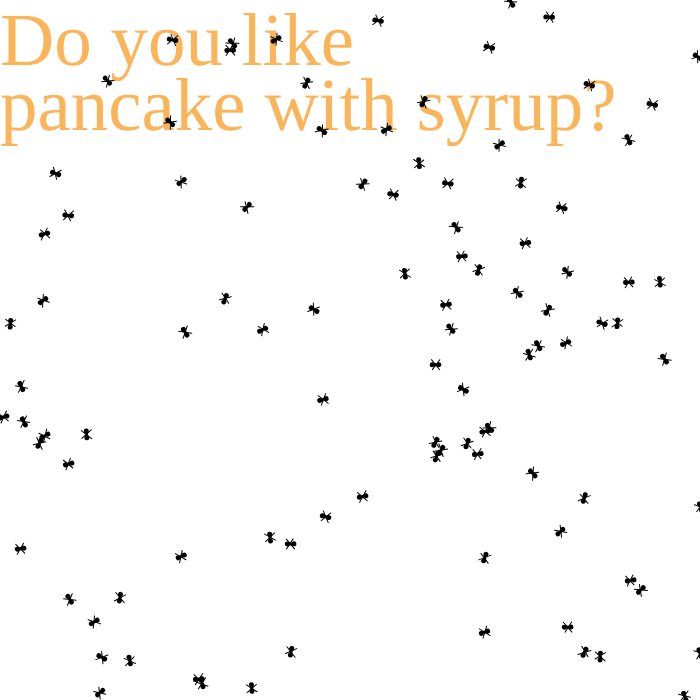
Frame 1 (no input)
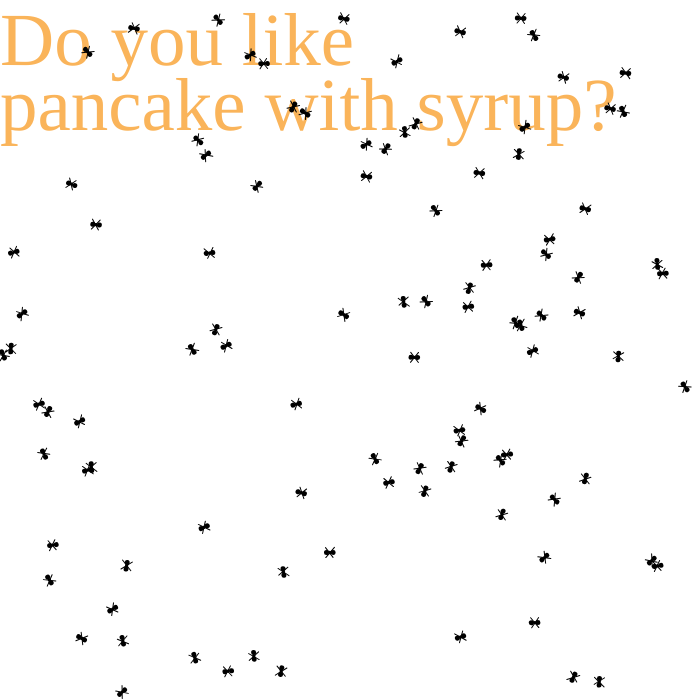
Frame 60 (no input)
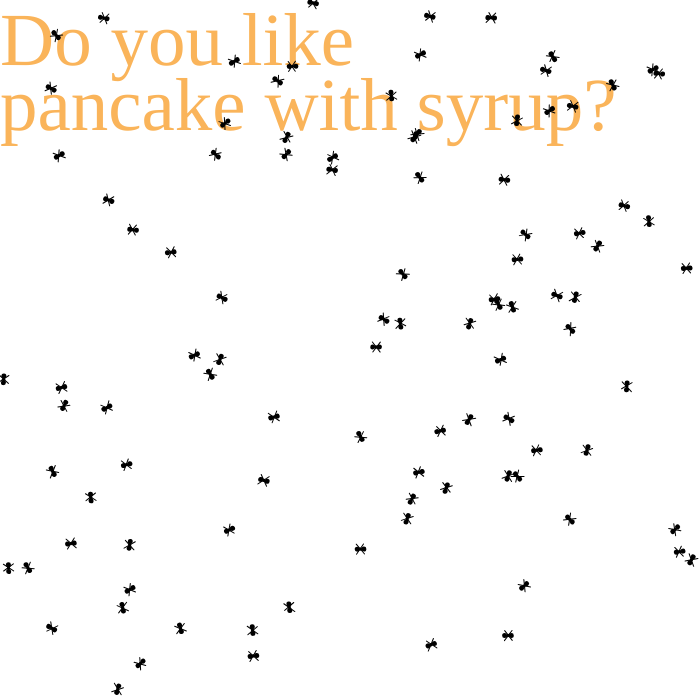
Frame 120 (the mouse pressed at the canvas centre since frame 60)

The p5.js sketch that drew these frames (run headless with seeded random() and noise() and a simulated clock; from frame 60 on, the mouse is pressed at the canvas centre):

// p5.js sketch
// ── sketch.js
"use strict";

let pancakes = [];
let insects = [];

function setup() {
  createCanvas(700,700);
  //scale(windowHeight/600);
  for (let i = 0; i < 100; i++) {
    insects.push(new Insect(random(width), random(height)))
  }
}

function draw() {
  background(255);
  
  fill(250, 180, 90);
  textSize(75);
  textFont("Impact");
  text("Do you like ",0,65);
  text("pancake with syrup?",0,130);
  
  // visualize pancake
  for (let i = 0; i < pancakes.length; i++) {
    let p = pancakes[i];
    p.display();
  }
  
  // move and visualize insects
  for (let i = 0; i < insects.length; i++) {
    let p = insects[i];
    let force = createVector();
    let speed2 = p.vel.magSq();
    let velv = p5.Vector.mult(p.vel, -1).normalize();
    
    let eatCake = false;
    let maxForce = 0;
    let honeyCount = 0;
    let cakeA = -1; // pancake with largest attraction
    let cakeEaten = -1;
    
    // apply attraction from pancake
    for (let j = 0; j < pancakes.length; j++) {
      let pancake = pancakes[j];
      // relative position
      let relPos = new p5.Vector.sub(pancake.pos, p.pos);
      let dist = relPos.mag();
      
      // check for the largest (pancake) attraction
      let f = relPos.copy().mult(pancake.mass/(dist^3));
      if ( f.mag() > maxForce) {
        force = f.copy();
        maxForce = f.mag();
        cakeA = j;
      }
      
      
      if (dist < pancake.cake / 2) {
        // if in pancake
        eatCake = true;
        cakeEaten = j;
      }
      //if in honey
      else if (dist < pancake.honey / 2) honeyCount++;

    }
    p.applyForce(force); // pancake
    p.applyForce(velv.mult(honeyCount * 0.1 * speed2)); // dragforce
    
    // move and display
    p.update();
    p.display();
    
    // remove edge insect and generate a new one
    if ( p.hitEdge() || eatCake ) {
      insects[i] = new Insect(random(width), random(height));
    }
    
    // eat pancake and remove eaten panckes
    if (eatCake) {
      let eaten = pancakes[cakeEaten].eat();
      if (eaten) pancakes.splice(cakeEaten, 1);
    }
  }
  
}

// new pancake at mouse location
function mouseClicked() {
  pancakes.push(new Pancake(mouseX, mouseY));
}
// ── Insect.js
"use strict";

class Insect {
  constructor(x, y) {
    this.pos = createVector(x, y);
    this.vel = p5.Vector.random2D().mult(0.5);
    this.acc = createVector();
    this.size = 5;
  }
  
  updateC() {
    
  }
  
  update() {
    this.pos.add(this.vel);
    this.vel.add(this.acc);
    this.acc.mult(0);
    this.pos.add(createVector(random(1)-0.5, random(1)-0.5).mult(3));
  }
  
  applyForce(f) {
    let force = f.copy();
    this.acc.add(force);
  }
  
  reflect(vec) {
    // take in a vecter pointing to planets' heart
    let tangential = createVector(vec.y, -vec.x);
    let angle = this.vel.angleBetween(tangential);
    this.vel.rotate( PI - angle * 2 );
  }
  
  hitEdge() {
    let hit = false;
    if ( (this.pos.x < 0) || (this.pos.x > width) ||
          (this.pos.y < 0) || (this.pos.y > height)) {
            hit = true
          }
    return hit;
  }
  
  display() {
    push();
    
    noStroke();
    fill(0);
    translate(this.pos.x, this.pos.y);
    rotate(this.vel.heading());
    ellipse(0, 0, this.size/1.5);
    ellipse(this.size/1.5, 0, this.size);
    ellipse(-this.size/1.5, 0, this.size);
    
    strokeWeight(1);
    stroke(0);
    line(-this.size/1.2, this.size, this.size/random(1,2), -this.size);
    line(this.size/random(1,2), this.size, -this.size/1.2, -this.size);
    //stroke(255,0,0);
    //line(0,0,this.vel.x,this.vel.y);
    
    pop();
  }
}
// ── Pancake.js
"use strict";

class Pancake {
  constructor(x, y) {
    this.pos = createVector(x, y);
    // this.size = random(200, 300);
    this.cake = random(80, 100);
    this.honey = random(50, 80) + this.cake;
    this.mass = this.cake / 1000;
  }
  
  eat() {
    this.cake--;
    this.honey -= 1.5;
    this.mass = this.cake / 1000;
    return (this.cake < 10);
  }

  
  display() {
    push();
    
    noStroke();
    translate(this.pos.x, this.pos.y);
    
    // honey
    fill(200, 140, 60, 50);
    ellipse(0, 0, this.honey, this.honey);
    // cake
    fill(230, 160, 60);
    ellipse(0, 0, this.cake, this.cake);
    
    pop();
  }
}
